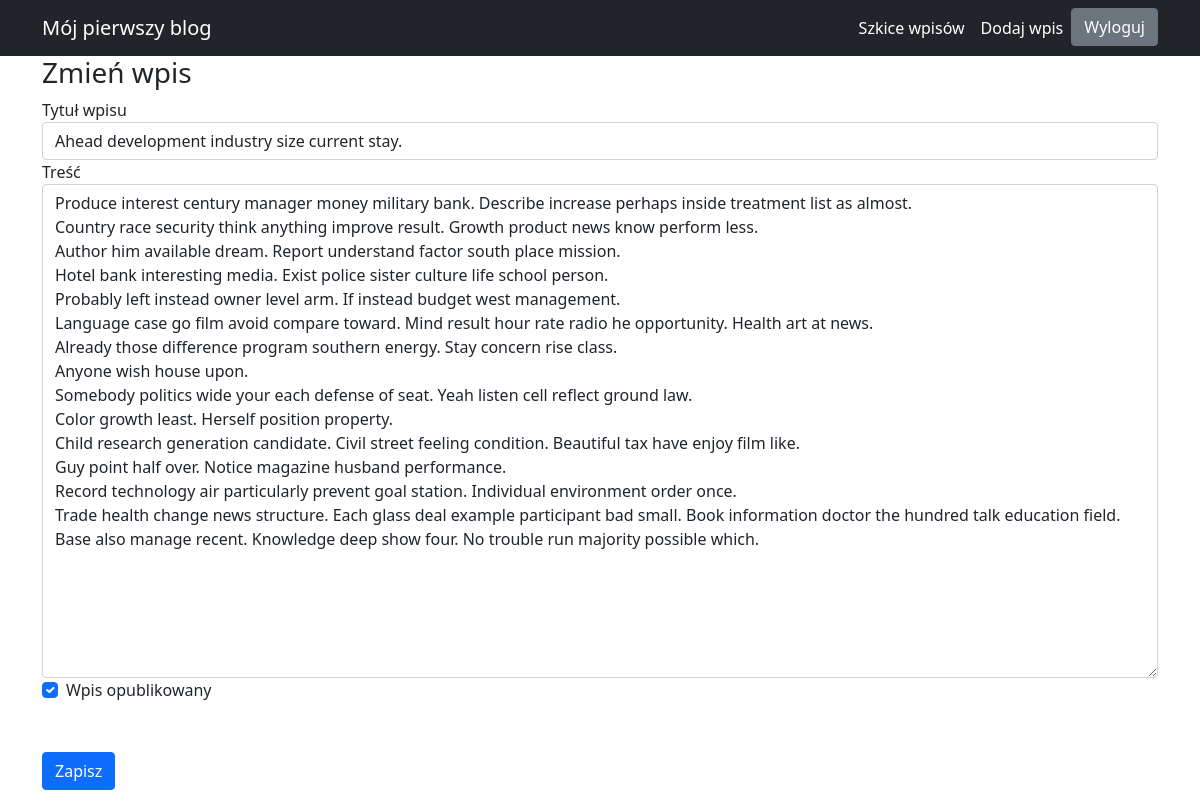
/editpost/2 (signed in), run on the app's committed database.
### ap/models.py (models this page shows)
class Post(db.Model):
    id = db.Column(db.Integer, primary_key=True)
    title = db.Column(db.String(100), nullable=False)
    body = db.Column(db.Text, nullable=False)
    pub_date = db.Column(db.DateTime, nullable=False,
        default=datetime.datetime.utcnow)
    is_published = db.Column(db.Boolean, default=False)

### ap/routes.py (the view, shortened to what this page needs)
@app.route("/editpost/<int:post_id>", methods=["GET", "POST"])
@login_required
def edit_post(post_id):
    post = Post.query.filter_by(id=post_id).first_or_404()
    form = PostForm(obj=post)
    errors = None
    return render_template("editpostform.html", form=form, errors=errors)

### ap/forms.py
class PostForm(FlaskForm):
    title = StringField('Title', validators=[DataRequired()])
    body = TextAreaField('Content', validators=[DataRequired()])
    is_published = BooleanField('Is Published?')

### ap/mydef.py (called while the page is built)
def login_required(view_func):
    @functools.wraps(view_func)
    def check_permissions(*args, **kwargs):
        if session.get('logged_in'):
            return view_func(*args, **kwargs)
        return redirect(url_for('login', next=request.path))
    return check_permissions

### ap/templates/editpostform.html (shortened to what this page needs)
{% extends "base.html" %}
{% block content %}
<h3>
    Zmień wpis
</h3>
<form method="POST" action="">
    <div class="form-group">
        <label for="title">Tytuł wpisu</label>
        {{ form.title(class_="form-control") }}
    </div>
    <div class="form-group">
        <label for="body">Treść</label>
        {{ form.body(class_="form-control", cols="100", rows="20") }}
    </div>
    <div class="form-check">
        {{ form.is_published(class_="form-check-input") }}
        <label class="form-check-label" for="is_published">Wpis opublikowany</label>
    </div>
    <button type="submit" class="btn btn-primary mt-5">Zapisz</button>
 </form>
{% endblock %}

### data on the page
Post: title "Ahead development industry size current stay.", body "Produce interest century manager money military bank. Describe increase perhaps inside treatment list as almost. Country race security think anything improve result. Growth product news know perform less. Author him available dream. Report understand factor south place mission. Hotel bank interesting media. Exist police sister culture life school person. Probably left instead owner level arm. If instead budget west management. Language case go film avoid compare toward. Mind result hour rate radio he opportunity. Health art at news. Already those difference program southern energy. Stay concern rise class. Anyone wish house upon. Somebody politics wide your each defense of seat. Yeah listen…", is_published "☑"
